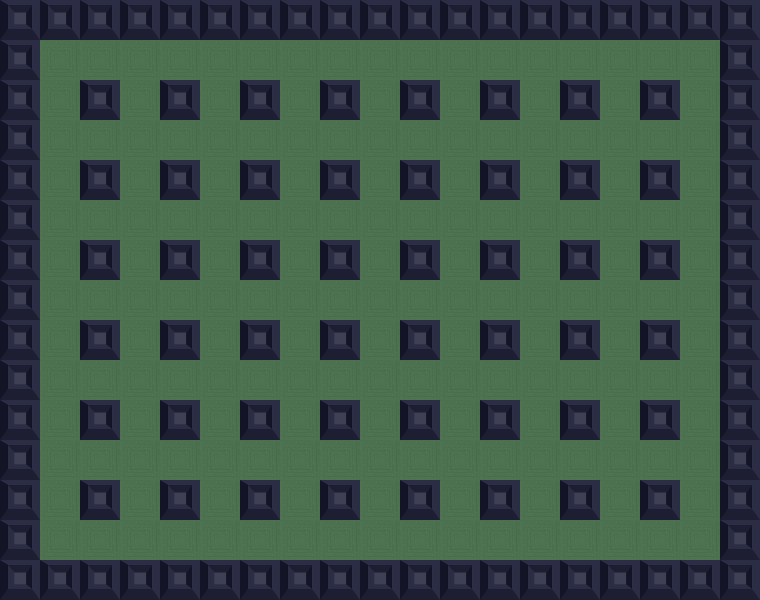

Rendered tile map (Tiled .tmx) drawn with the repository's tilesets; below, a short description and the map source with its tile grids summarised:
An orthogonal 19x15 tile map with 40x40 px tiles, 2 tile layers (ground, block), 3 tilesets and 217 objects.

<map version="1.0" tiledversion="1.1.5" orientation="orthogonal" renderorder="right-down" width="19" height="15" tilewidth="40" tileheight="40" infinite="0" nextobjectid="264">
 <tileset firstgid="1" source="BackgroundTile.tsx" />
 <tileset firstgid="2" source="SolidBlock.tsx" />
 <tileset firstgid="3" source="ExplodableBlock.tsx" />
 <layer name="ground" width="19" height="15">
  <data>[285 cells, 285 non-empty, 1 distinct tile ids]</data>
 </layer>
 <layer name="block" width="19" height="15">
  <data>[285 cells, 112 non-empty, 1 distinct tile ids]</data>
 </layer>
 <objectgroup name="destroyable">
  <object id="87" x="280" y="439.667" width="40.3333" height="40" />
  <object id="88" x="400" y="520.333" width="40.3333" height="39.6667" />
  <object id="89" x="520.333" y="480.667" width="39.6667" height="40" />
  <object id="90" x="600" y="480" width="39.6667" height="40.3333" />
  <object id="91" x="600.667" y="521" width="39" height="38.6667" />
  <object id="92" x="639.333" y="440" width="40.6667" height="40.3333" />
  <object id="93" x="681.333" y="440" width="38.6667" height="41.3333" />
  <object id="94" x="680.667" y="280.667" width="39" height="39.6667" />
  <object id="96" x="559.667" y="200.667" width="39.3333" height="38.6667" />
  <object id="97" x="360" y="280.333" width="40.3333" height="39.6667" />
  <object id="98" x="199.667" y="360.333" width="40.3333" height="40" />
  <object id="99" x="200" y="280.333" width="40" height="40" />
  <object id="100" x="200.667" y="200.333" width="39.6667" height="40" />
  <object id="101" x="360.667" y="120.333" width="39" height="40" />
  <object id="102" x="440.667" y="40.3333" width="39.3333" height="39.6667" />
  <object id="103" x="280.333" y="40.6667" width="40" height="39.3333" />
  <object id="104" x="120.333" y="40.6667" width="39.6667" height="39" />
  <object id="105" x="120.667" y="120.667" width="39.6667" height="39" />
  <object id="106" x="80" y="120.667" width="40.3333" height="39.3333" />
  <object id="107" x="40.3333" y="120.667" width="39" height="39.3333" />
  <object id="108" x="40.3333" y="280.333" width="39.6667" height="40" />
  <object id="109" x="40.6667" y="360.333" width="39" height="40" />
  <object id="113" x="160.333" y="40.6667" width="40" height="39.3333" />
  <object id="114" x="200.333" y="40.6667" width="40" height="39.3333" />
  <object id="115" x="240.333" y="40.6667" width="40" height="39.3333" />
  <object id="116" x="280.667" y="200.667" width="39.6667" height="39" />
  <object id="117" x="400.667" y="200.667" width="39.6667" height="39" />
  <object id="118" x="360.667" y="200.667" width="39.6667" height="39" />
  <object id="119" x="280.667" y="280.667" width="39.6667" height="39" />
  <object id="120" x="240.667" y="280.667" width="39.6667" height="39" />
  <object id="121" x="440.667" y="280.667" width="39.6667" height="39" />
  <object id="122" x="440.667" y="200.667" width="39.6667" height="39" />
  <object id="123" x="440.667" y="240.667" width="39.6667" height="39" />
  <object id="124" x="360.667" y="240.667" width="39.6667" height="39" />
  <object id="125" x="360.667" y="320.667" width="39.6667" height="39" />
  <object id="126" x="280.667" y="400.667" width="39.6667" height="39" />
  <object id="127" x="120.667" y="360.667" width="39.6667" height="39" />
  <object id="128" x="160.667" y="360.667" width="39.6667" height="39" />
  <object id="131" x="200.667" y="520.667" width="39.6667" height="39" />
  <object id="132" x="200.667" y="480.667" width="39.6667" height="39" />
  <object id="133" x="280.667" y="520.667" width="39.6667" height="39" />
  <object id="134" x="360.667" y="520.667" width="39.6667" height="39" />
  <object id="135" x="360.667" y="440.667" width="39.6667" height="39" />
  <object id="136" x="40.667" y="400.667" width="39.6667" height="39" />
  <object id="137" x="40.667" y="320.667" width="39.6667" height="39" />
  <object id="138" x="280.667" y="360.667" width="39.6667" height="39" />
  <object id="139" x="600.667" y="360.667" width="39.6667" height="39" />
  <object id="140" x="680.667" y="360.667" width="39.6667" height="39" />
  <object id="141" x="600.667" y="80.667" width="39.6667" height="39" />
  <object id="142" x="600.667" y="40.667" width="39.6667" height="39" />
  <object id="143" x="600.667" y="120.667" width="39.6667" height="39" />
  <object id="144" x="680.667" y="120.667" width="39.6667" height="39" />
  <object id="145" x="640.667" y="120.667" width="39.6667" height="39" />
  <object id="146" x="480.667" y="120.667" width="39.6667" height="39" />
  <object id="147" x="400.667" y="120.667" width="39.6667" height="39" />
  <object id="148" x="320.667" y="200.667" width="39.6667" height="39" />
  <object id="149" x="520.667" y="360.667" width="39.6667" height="39" />
  <object id="150" x="440.667" y="440.667" width="39.6667" height="39" />
  <object id="151" x="520.667" y="120.667" width="39.6667" height="39" />
  <object id="152" x="120.667" y="440.667" width="39.6667" height="39" />
  <object id="153" x="120.667" y="520.667" width="39.6667" height="39" />
  <object id="154" x="120.667" y="480.667" width="39.6667" height="39" />
  <object id="155" x="200.667" y="440.667" width="39.6667" height="39" />
  <object id="156" x="160.667" y="280.667" width="39.6667" height="39" />
  <object id="157" x="80.667" y="280.667" width="39.6667" height="39" />
  <object id="158" x="120.667" y="200.667" width="39.6667" height="39" />
  <object id="159" x="280.667" y="120.667" width="39.6667" height="39" />
  <object id="160" x="440.667" y="360.667" width="39.6667" height="39" />
  <object id="161" x="400.667" y="360.667" width="39.6667" height="39" />
  <object id="162" x="520.667" y="400.667" width="39.6667" height="39" />
  <object id="163" x="640.667" y="360.667" width="39.6667" height="39" />
  <object id="164" x="560.667" y="280.667" width="39.6667" height="39" />
  <object id="165" x="600.667" y="240.667" width="39.6667" height="39" />
  <object id="166" x="200.667" y="120.667" width="39.6667" height="39" />
  <object id="167" x="160.667" y="520.667" width="39.6667" height="39" />
  <object id="168" x="120.667" y="280.667" width="39.6667" height="39" />
  <object id="169" x="120.667" y="240.667" width="39.6667" height="39" />
  <object id="170" x="400.667" y="280.667" width="39.6667" height="39" />
  <object id="171" x="320.667" y="280.667" width="39.6667" height="39" />
  <object id="172" x="360.667" y="400.667" width="39.6667" height="39" />
  <object id="173" x="520.667" y="200.667" width="39.6667" height="39" />
  <object id="174" x="120.333" y="80.6667" width="39.6667" height="39" />
  <object id="175" x="320.333" y="40.6667" width="39.6667" height="39" />
  <object id="176" x="360.333" y="40.6667" width="39.6667" height="39" />
  <object id="177" x="400.333" y="40.6667" width="39.6667" height="39" />
  <object id="178" x="520.333" y="40.6667" width="39.6667" height="39" />
  <object id="179" x="480.333" y="40.6667" width="39.6667" height="39" />
  <object id="181" x="560.333" y="40.6667" width="39.6667" height="39" />
  <object id="183" x="680.333" y="160.667" width="39.6667" height="39" />
  <object id="184" x="680.333" y="200.667" width="39.6667" height="39" />
  <object id="185" x="680.333" y="240.667" width="39.6667" height="39" />
  <object id="186" x="680.333" y="320.667" width="39.6667" height="39" />
  <object id="187" x="680.333" y="400.667" width="39.6667" height="39" />
  <object id="188" x="600.333" y="400.667" width="39.6667" height="39" />
  <object id="189" x="600.333" y="440.667" width="39.6667" height="39" />
  <object id="190" x="40.333" y="160.667" width="39.6667" height="39" />
  </objectgroup>
 <objectgroup name="solid">
  <!-- 54 objects omitted --></objectgroup>
 <objectgroup name="start">
  <!-- 2 objects omitted --></objectgroup>
</map>
<!-- 121 of 217 objects omitted -->